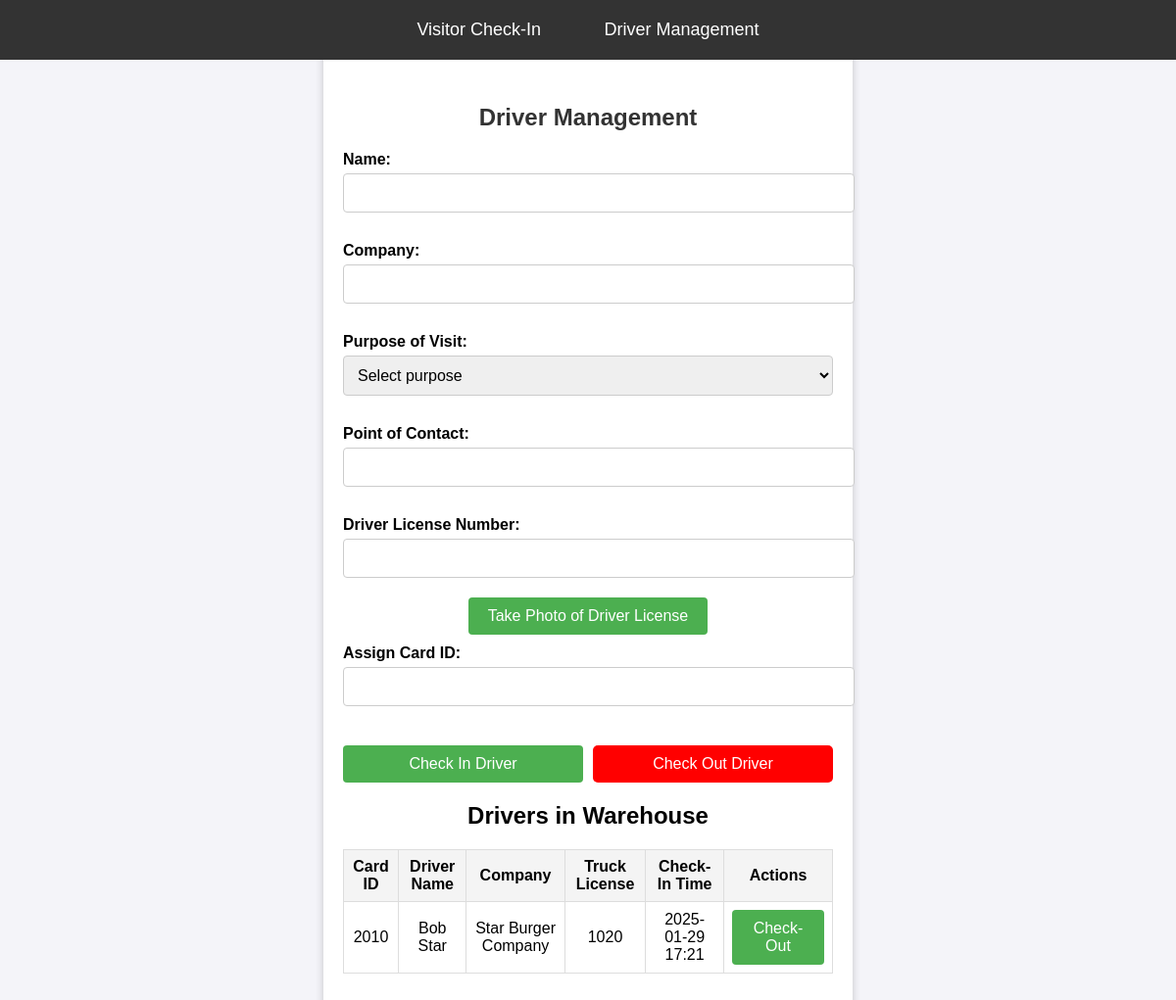
Before: /drivers with the older database file.
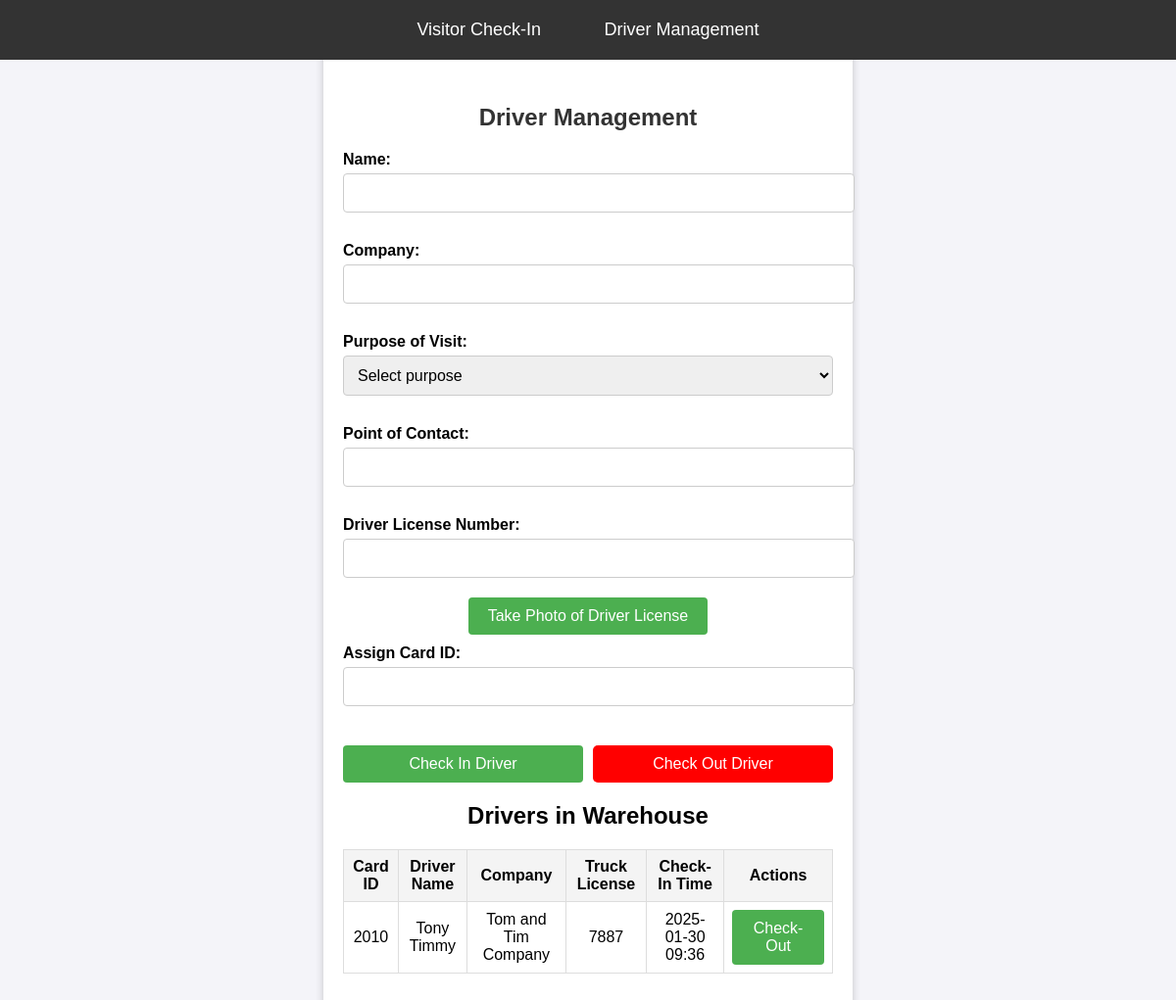
After: the same page with the newer database file.
### app.py (models this page shows)
class Driver(db.Model):
    id = db.Column(db.Integer, primary_key=True)
    name = db.Column(db.String(100), nullable=False)
    company_name = db.Column(db.String(100), nullable=False)
    truck_license = db.Column(db.String(50), nullable=False)
    card_id = db.Column(db.String(50), unique=True, nullable=False)
    purpose_of_visit = db.Column(db.String(100), nullable=False)  # New column
    point_of_contact = db.Column(db.String(100), nullable=False)  # New column
    check_in_time = db.Column(db.DateTime, default=lambda: datetime.now().replace(microsecond=0))
    check_out_time = db.Column(db.DateTime, nullable=True)

### app.py (the view, shortened to what this page needs)
@app.route("/drivers", methods=["GET", "POST"])
def drivers():
    active_drivers = Driver.query.filter(Driver.check_out_time.is_(None)).all()
    return render_template("drivers.html", drivers=active_drivers)

### templates/drivers.html (shortened to what this page needs)
<!DOCTYPE html>
<html lang="en">
<head>
    <link rel="stylesheet" href="{{ url_for('static', filename='styles.css') }}">
</head>
<nav>
    <a href="/">Visitor Check-In</a>
    <a href="/drivers">Driver Management</a>
</nav>
<body>
    <div class="container">
        <h1>Driver Management</h1>
<form method="POST" enctype="multipart/form-data">
    <label for="driver_name">Name:</label>
    <input type="text" id="driver_name" name="driver_name" required>
    <label for="company_name">Company:</label>
    <input type="text" id="company_name" name="company_name" required>
    <label for="purpose_of_visit">Purpose of Visit:</label>
    <select id="purpose_of_visit" name="purpose_of_visit" required>
        <option value="" disabled selected>Select purpose</option>
    </select>
    <label for="point_of_contact">Point of Contact:</label>
    <input type="text" id="point_of_contact" name="point_of_contact" required>
    <label for="truck_license">Driver License Number:</label>
    <div class="inline-field">
        <input type="text" id="truck_license" name="truck_license" required>
        <button type="button" id="photo-button" class="inline-button">Take Photo of Driver License</button>
    </div>
    <label for="card_id">Assign Card ID:</label>
    <input type="text" id="card_id" name="card_id" readonly required>
<div class="button-container">
    <button type="button" id="scan-qr-button">Check In Driver</button>
    <button type="button" id="check-out-qr-button" class="red-button">Check Out Driver</button>
</div>
</form>
        <h2>Drivers in Warehouse</h2>
        {% if drivers %}
            <table>
                <thead>
                    <tr>
                        <th>Card ID</th>
                        <th>Driver Name</th>
                        <th>Company</th>
                        <th>Truck License</th>
                        <th>Check-In Time</th>
                        <th>Actions</th>
                    </tr>
                </thead>
                <tbody>
                    {% for driver in drivers %}
                        <tr>
                            <td>{{ driver.card_id }}</td>
                            <td>{{ driver.name }}</td>
                            <td>{{ driver.company_name }}</td>
                            <td>{{ driver.truck_license }}</td>
                            <td>{{ driver.check_in_time.strftime('%Y-%m-%d %H:%M') }}</td>
                            <td>
                                <form method="POST" action="{{ url_for('checkout', card_id=driver.card_id | safe) }}" style="display:inline;">
                                    <button type="submit">Check-Out</button>
                                </form>
                            </td>
                        </tr>
                    {% endfor %}
                </tbody>
            </table>
        {% else %}
            <p>No drivers currently in the warehouse.</p>
        {% endif %}
    </div>
</body>
</html>

### static/styles.css (style rules this page uses)
body { font-family: Arial, sans-serif; background-color: #f4f4f9; margin: 0; padding: 0; display: flex; justify-content: center; align-items: flex-start; min-height: 100vh; }
.container { background: #ffffff; border-radius: 8px; box-shadow: 0 4px 8px rgba(0, 0, 0, 0.2); width: 90%; max-width: 500px; padding: 20px; text-align: center; margin-top: 20px; padding-top: 70px; }
h1 { color: #333; margin-bottom: 20px; font-size: 24px; text-align: center; word-wrap: break-word; }
form { margin-top: 20px; }
label { display: block; text-align: left; font-weight: bold; margin: 10px 0 5px; }
input, select { width: 100%; padding: 10px; margin-bottom: 20px; border: 1px solid #ccc; border-radius: 4px; font-size: 16px; }
button { background-color: #4CAF50; color: white; padding: 10px 20px; border: none; border-radius: 4px; cursor: pointer; font-size: 16px; }
table { width: 100%; border-collapse: collapse; margin: 20px 0; }
table th, table td { border: 1px solid #ddd; padding: 8px; text-align: center; }
table th { background-color: #f4f4f4; }
.red-button { background-color: red; color: white; border: none; padding: 10px 20px; font-size: 16px; cursor: pointer; border-radius: 5px; transition: background-color 0.3s ease; }
.button-container { display: flex; justify-content: space-between; gap: 10px; margin-top: 20px; }
button { flex: 1; text-align: center; }
nav { width: 100%; background-color: #333; padding: 10px 0; text-align: center; position: fixed; top: 0; left: 0; z-index: 1000; }
nav a { color: white; text-decoration: none; font-size: 18px; margin: 0 15px; padding: 10px 15px; display: inline-block; }

Changed rows visible on the page:
changed Driver: name "Bob Star" → "Tony Timmy"; company_name "Star Burger Company" → "Tom and Tim Company"; truck_license "1020" → "7887"; check_in_time "2025-01-29 17:21" → "2025-01-30 09:36"
